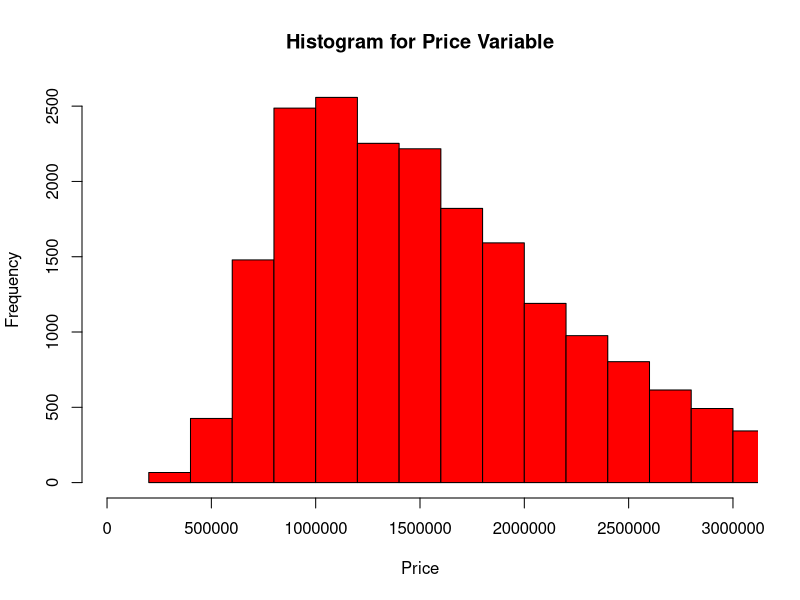
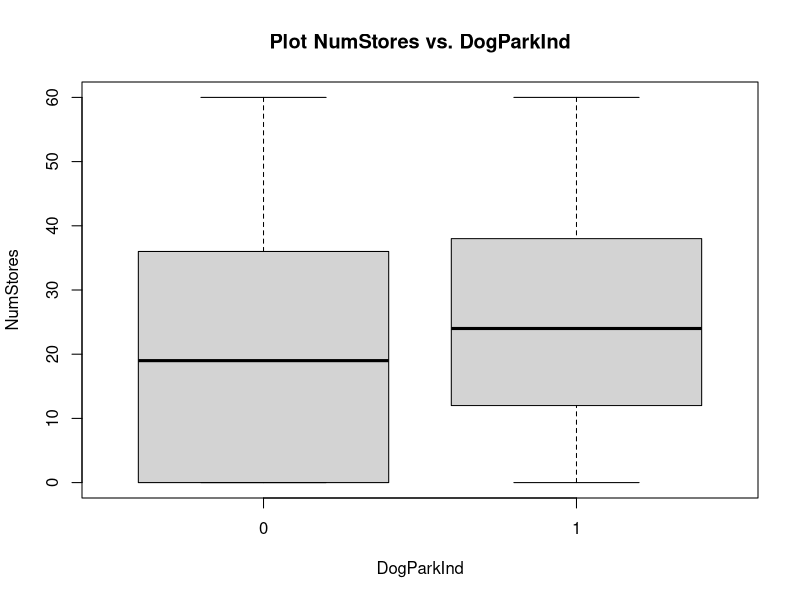

These figures' R source, in order:

# Set working directory
setwd('C:/projects/MBA/Summer22/DataScienceMBA/HW1/')

# Set global options
options("scipen"=10, "digits"=7)

# Load csv. file
HousePrices.df <- read.csv(file = "HousePricesHW1.csv")


# Part B: Visualization

# Section 1
# Histogram for Price variable
hist(HousePrices.df$Price, main = "Histogram for Price Variable", 
     xlab = "Price", br = 150, xlim = c(0, 3000000), col = 'red')
summary(HousePrices.df$Price)

# Section 2
# BoxPlot NumStores vs. DogParkInd
boxplot(HousePrices.df$NumStores ~ HousePrices.df$DogParkInd, data = HousePrices.df, 
     main = "Plot NumStores vs. DogParkInd", xlab = "DogParkInd", ylab = "NumStores")


# Part C: Models Estimation

# Section 1 - Model M1
# Regression model between Price and the explanatory 
# variables: MtrsToBeach,SqMtrs,Age,NumStores,DogParkInd,SchoolScores.
reg.m1 <- lm(Price ~ ., data = HousePrices.df)
summary(reg.m1)

# Section 2 - Model M2
# Regression model between Price and the explanatory 
# variables: MtrsToBeach,SqMtrs,Age.
reg.m2 <- lm(Price ~ MtrsToBeach + SqMtrs + Age, data = HousePrices.df)
summary(reg.m2)

# Section 3 - Model M1'
# Regression model as Section 1 but without NumStores variable.
reg.m1tag <- lm(Price ~ .-NumStores, data = HousePrices.df)
summary(reg.m1tag)

# Print coef for DogParkInd
coef(reg.m1)["DogParkInd"]
coef(reg.m1tag)["DogParkInd"]
# ==> DogParkInd increase its value.


